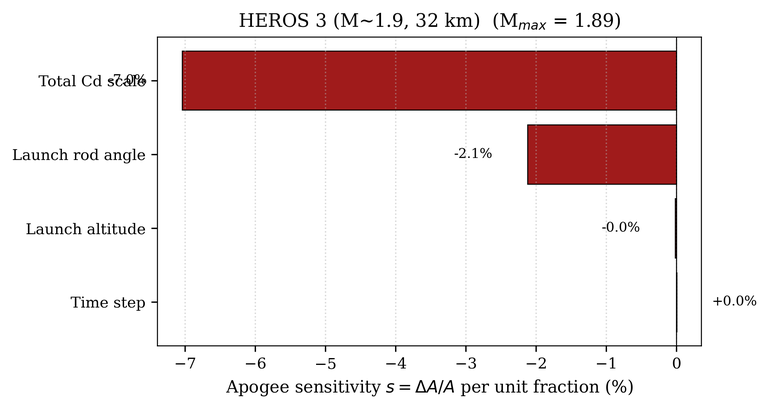
#> input picture paper/data/analysis/sensitivity_2026_05_11/tornado_heros3.png, 769 x 409 px, shrunk from 1917 x 1020 before the run
$ python plot_sensitivity_composite.py
#> lines starting #> are read from the running program, lines starting #| are printed output that depends on the picture
"""Fig. 22 -- Sensitivity tornado four-panel composite.

Stitches the four per-flight tornado PNGs produced by
`paper/data/analysis/sensitivity_2026_05_11/analyze.py` into a single 2x2
grid suitable for the JSR paper. Adds a figure-level title and panel
sub-titles.

Run:
    python paper/data/py/plot_sensitivity_composite.py
"""

from pathlib import Path

import matplotlib

matplotlib.use("Agg")
import matplotlib.pyplot as plt
from PIL import Image


SCRIPT_DIR = Path(__file__).resolve().parent
DATA_DIR = SCRIPT_DIR.parent if SCRIPT_DIR.name == "py" else SCRIPT_DIR
ANALYSIS_DIR = DATA_DIR / "analysis" / "sensitivity_2026_05_11"
PNG_DIR = DATA_DIR / "png"
OUT_NAME = "sensitivity_tornado_composite.png"

# Panel order:
#   (row, col, filename, panel_title)
PANELS = [
    (0, 0, "tornado_heros3.png",            "HEROS 3 (M_peak ~ 2.5)"),
    (0, 1, "tornado_arcas_blunt_f2.png",    "Arcas blunt F2 (M_peak ~ 2.0)"),
    (1, 0, "tornado_nike_apache_14_108.png", "Nike-Apache 14.108 (M_peak ~ 7.0)"),
    (1, 1, "tornado_bbv_aaf32.png",         "Black Brant V AAF-32 (M_peak ~ 4.5)"),
]


def main() -> None:
    PNG_DIR.mkdir(parents=True, exist_ok=True)

    missing = [p[2] for p in PANELS if not (ANALYSIS_DIR / p[2]).exists()]
    if missing:
        fig, ax = plt.subplots(figsize=(8, 6))
        ax.set_axis_off()
        ax.text(
            0.5,
            0.5,
            "Data pending: tornado PNGs missing:\n" + "\n".join(missing),
            ha="center",
            va="center",
            fontsize=11,
            bbox={"boxstyle": "round,pad=0.6", "facecolor": "#fff3cd", "edgecolor": "#856404"},
        )
        out_path = PNG_DIR / OUT_NAME
        fig.savefig(out_path, dpi=200, bbox_inches="tight", facecolor="white")
        plt.close(fig)
        print(f"[placeholder] wrote {out_path}")
        return

    fig, axes = plt.subplots(2, 2, figsize=(12, 10))
    for r, c, fname, title in PANELS:
        ax = axes[r, c]
        img = Image.open(ANALYSIS_DIR / fname)
#> img is the input picture: PIL image 769x409 RGBA; mean R, G, B, A 236.8, 221.1, 221.1, 255
        ax.imshow(img)
        ax.set_axis_off()
        ax.set_title(title, fontsize=11, fontweight="bold", pad=4)

    fig.suptitle(
        "Sensitivity tornado per flight\n"
        "Apogee delta (%) for +/- 1 sigma swing in each model parameter",
        fontsize=14,
        fontweight="bold",
    )

    plt.tight_layout()
    plt.subplots_adjust(top=0.92, wspace=0.02, hspace=0.06)

    out_path = PNG_DIR / OUT_NAME
    fig.savefig(out_path, dpi=200, bbox_inches="tight", facecolor="white")
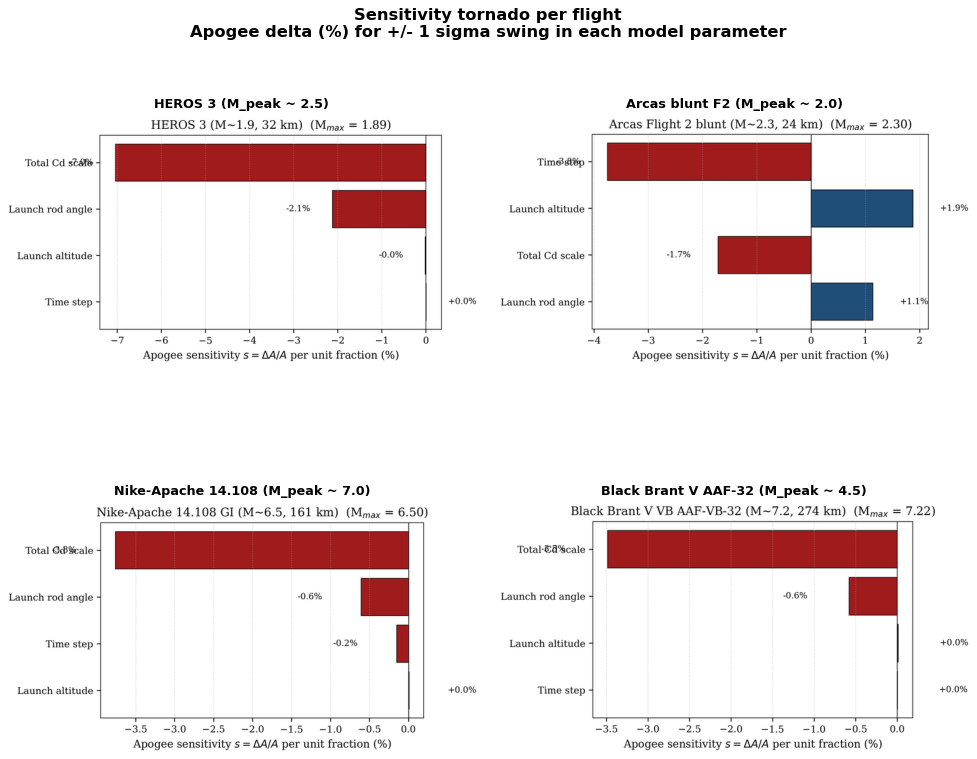
#> figure drawn by matplotlib, 4 panels
    plt.close(fig)
    print(f"wrote {out_path}")


if __name__ == "__main__":
    main()
